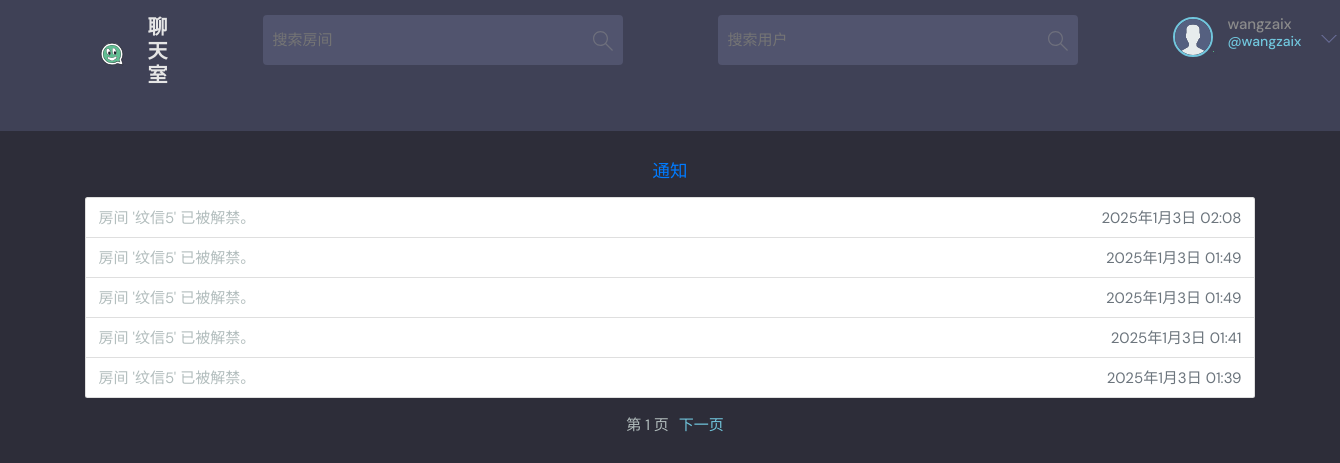
Page /notifications/ (signed in) on the committed database.
### base/models.py (models this page shows, shortened)
class User(AbstractUser):
    name = models.CharField(max_length=200, null=True, verbose_name='姓名')
    email = models.EmailField(unique=True, null=True, verbose_name='邮箱')  # 确保邮箱唯一
    bio = models.TextField(null=True, verbose_name='个人简介')
    favorites_rooms = models.ManyToManyField('Room', related_name='favorited_by', blank=True,
                                             verbose_name='收藏的房间')  # 用户收藏的房间
    avatar = models.ImageField(null=True, default='avatar.svg', verbose_name='头像')  # 默认头像
    score = models.IntegerField(default=0, verbose_name='积分')  # 用户积分
    created = models.DateTimeField(auto_now_add=True, verbose_name='创建时间')  # 创建时间
    updated = models.DateTimeField(auto_now=True, verbose_name='更新时间')  # 更新时间
    USERNAME_FIELD = 'email'  # 设置用户名字段为邮箱
    REQUIRED_FIELDS = []  # 创建用户时不需要额外字段
    is_muted = models.BooleanField(default=False, verbose_name='是否静音')
    mute_reason = models.CharField(max_length=255, blank=True, null=True, verbose_name='静音原因')
    mute_until = models.DateTimeField(blank=True, null=True, verbose_name='静音至')
    class Meta:
        verbose_name = '用户'
        verbose_name_plural = '用户列表'

class Notification(models.Model):
    user = models.ForeignKey(User, on_delete=models.CASCADE, verbose_name='用户')
    message = models.CharField(max_length=255, verbose_name='通知内容')
    timestamp = models.DateTimeField(auto_now_add=True, verbose_name='时间戳')
    is_read = models.BooleanField(default=False, verbose_name='是否已读')
    class Meta:
        verbose_name = '通知'
        verbose_name_plural = '通知列表'

### base/views.py (the view)
# urls.py: path('notifications/', views.notifications_view, name='notifications'),
@login_required(login_url='/login')  # 确保用户已登录
def notifications_view(request):
    notifications = request.user.notification_set.all().order_by('-timestamp')  # 按时间降序排列
    paginator = Paginator(notifications, 5)  # 每页显示5个通知
    page_number = request.GET.get('page')  # 从URL获取页码
    notifications_page = paginator.get_page(page_number)  # 获取当前页的通知
    return render(request, 'base/notifications.html', {'notifications': notifications_page})

### base/templates/base/notifications.html (shortened to what this page needs)
{% extends 'main.html' %}
{% block content %}
<main class="container mt-5">
    <h3 class="notification-title text-center text-primary mb-4">通知</h3>
    <ul class="notification-list list-group">
        {% for notification in notifications %}
            <li class="notification-item list-group-item d-flex justify-content-between align-items-center">
                <div>
                    {{ notification.message }}
                </div>
                <span class="notification-timestamp text-muted">{{ notification.timestamp }}</span>
            </li>
        {% empty %}
            <li class="empty-notification list-group-item text-center">没有通知</li>
        {% endfor %}
    </ul>
    <div class="pagination mt-4 d-flex justify-content-center">
        <span class="mx-3">第 {{ notifications.number }} 页</span>
        {% if notifications.has_next %}
            <a href="?page={{ notifications.next_page_number }}" >下一页</a>
        {% endif %}
    </div>
</main>
{% endblock %}

### templates/navbar.html (shortened to what this page needs)
{% load static %}
<header class="header header--loggedIn">
    <div class="container">
        <a href="{% url 'home' %}" class="header__logo">
            <img src="{% static 'images/logo.svg' %}" alt="Logo"/>
            <h1>聊天室</h1>
        </a>
        <form class="header__search" method="GET" action="{% url 'home' %}">
            <label>
                <input name="q" placeholder="搜索房间"/>
                <button type="submit" style="  opacity: 0.5; background-color: #51546E;   border: none;">
                </button>
            </label>
        </form>
        <form class="header__search" method="GET" action="{% url 'search-user' %}">
            <label>
                <input name="user" id="userSearch" placeholder="搜索用户"/>
                <button type="submit" id="searchUserButton"
                        style="  opacity: 0.5; background-color: #51546E;   border: none;">
                </button>
            </label>
        </form>
        <nav class="header__menu">
            {% if request.user.is_authenticated %}
            <div class="header__user">
                <a href="{% url 'user-profile' request.user.id %}">
                    <div class="avatar avatar--medium active">
                        <img src="{{ request.user.avatar.url }}" alt="{{ request.user.username }} 的头像"/>
                    </div>
                    <p>{{ request.user.username }}<span>@{{ request.user.username }}</span></p>
                </a>
                <button class="dropdown-button" onclick="toggleDropdown()">
                    <svg xmlns="http://www.w3.org/2000/svg" width="32" height="32" viewBox="0 0 32 32">
                        <path d="M16 21l-13-13h-3l16 16 16-16h-3l-13 13z"></path>
                    </svg>
                </button>
            </div>
            {% endif %}
        </nav>
    </div>
    <div id="announcements">
    </div>
</header>

### static/styles/style.css (style rules this page uses)
:root { --color-main: #71c6dd; --color-main-light: #e1f6fb; --color-dark: #3f4156; --color-dark-medium: #51546e; --color-dark-light: #696d97; --color-light: #e5e5e5; --color-gray: #8b8b8b; --color-light-gray: #b2bdbd; --color-bg: #2d2d39; --color-success: #5dd693; --color-error: #fc4b0b; }
* { font-family: "DM Sans", -apple-system, BlinkMacSystemFont, "Segoe UI", Roboto, Oxygen, Ubuntu, Cantarell, "Open Sans", "Helvetica Neue", sans-serif; margin: 0; padding: 0; box-sizing: border-box; text-rendering: optimizeLegibility; font-size: inherit; }
html { font-size: 56.25%; }
@media only screen and (min-width: 1200px) { html { font-size: 62.5%; } }
body { line-height: 1.6; font-weight: 400; font-size: 1.5rem; color: var(--color-light-gray); background-color: var(--color-bg); min-height: 100vh; }
img { width: 100%; }
a { display: inline-block; color: var(--color-main); text-decoration: none; }
.container { max-width: 120rem; width: 90%; margin: auto; }
.avatar { position: relative; display: inline-block; border-radius: 50%; border: 2px solid var(--color-main); }
.avatar img { display: block; border-radius: 50%; object-fit: cover; object-position: center; }
.avatar::after { content: ""; display: block; position: absolute; background-color: var(--color-gray); z-index: 111; border-radius: 50%; border: 0.3rem solid var(--color-dark); }
.avatar.active::after { background-color: var(--color-success); }
.avatar.avatar--medium img { width: 3.6rem; height: 3.6rem; border-radius: 50%; }
.avatar.avatar--medium:after { width: 0.7rem; height: 0.7rem; bottom: 0px; right: -6px; }
.header { padding: 1.5rem; background-color: var(--color-dark); }
.header > .container { display: flex; gap: 9.5rem; }
.header__logo, .header__user { display: flex; gap: 2rem; align-items: center; }
.header__logo > img { height: 3.2rem; width: 3.2rem; }
.header__logo > h1 { font-weight: 700; font-size: 2rem; color: var(--color-light); }
.header__search > label { background-color: var(--color-dark-medium); padding: 1.3rem 1rem; display: flex; align-items: center; gap: 1rem; border-radius: 4px; }
.header__search svg { fill: var(--color-gray); width: 2rem; height: 2rem; margin-left: 1rem; }
.header__search input { width: 30rem; background: transparent; border: none; outline: none; color: var(--color-light); }
.header__menu { margin-left: auto; position: relative; }
.header__menu a { display: flex; gap: 1.5rem; align-items: center; font-weight: 500; text-decoration: none; color: var(--color-gray); }
.header__menu img { height: 3.6rem; }
.header__menu p { line-height: 1.2; }
.header__menu span { color: var(--color-main); font-weight: 500; font-size: 1.4rem; display: block; }
.header__menu svg { width: 1.6rem; height: 1.6rem; fill: var(--color-dark-light); }
.dropdown-button { background: transparent; border: 0; outline: 0; cursor: pointer; }

### templates/navbar.html (style rules this page uses)
#announcements { overflow: hidden; white-space: nowrap; }

### rows in the picture
User: user.avatar (placeholder picture), user.username "wangzaix"
Notification: message "房间 '纹信5' 已被解禁。", timestamp "2025年1月3日 02:08"
Notification: message "房间 '纹信5' 已被解禁。", timestamp "2025年1月3日 01:49"
Notification: message "房间 '纹信5' 已被解禁。", timestamp "2025年1月3日 01:49"
Notification: message "房间 '纹信5' 已被解禁。", timestamp "2025年1月3日 01:41"
Notification: message "房间 '纹信5' 已被解禁。", timestamp "2025年1月3日 01:39"

### other values in the picture
{{ notifications.number }} "1"
